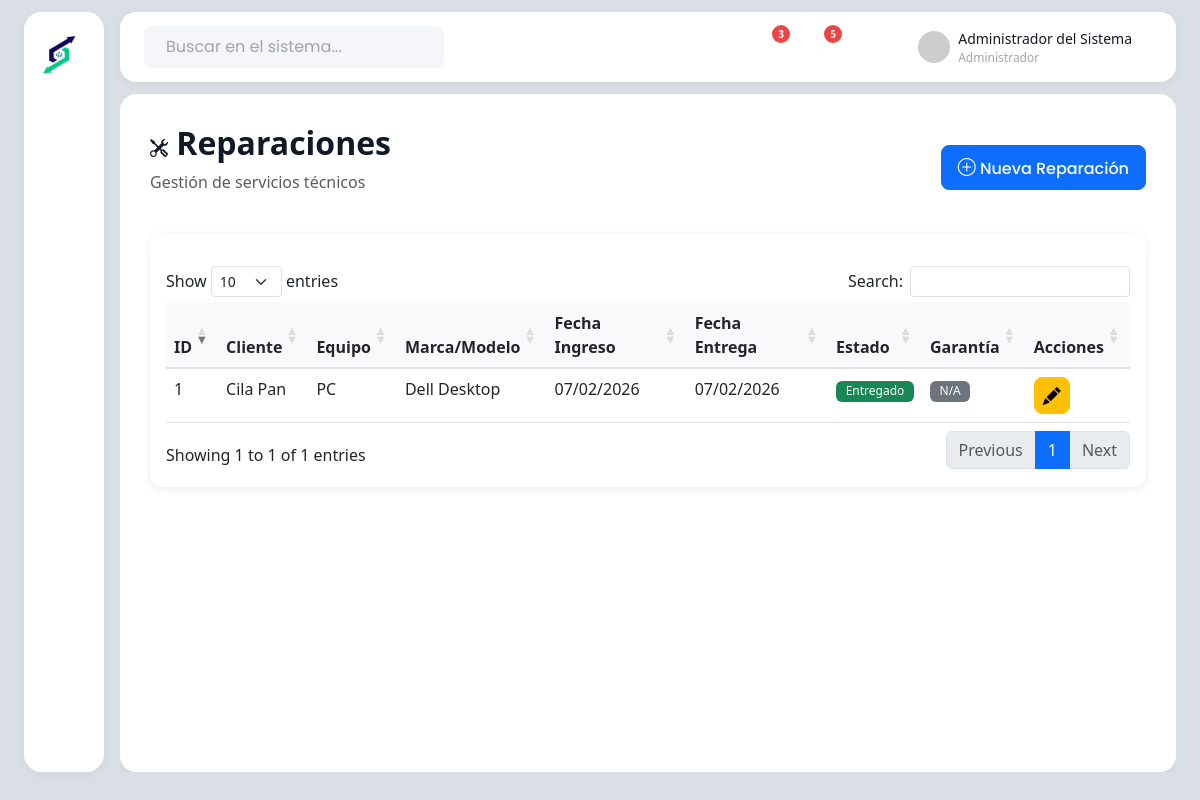
Screenshot of /views/reparaciones/index.php (signed in) with the database file from the repository.
### tables this page shows
CREATE TABLE IF NOT EXISTS `reparaciones` (
  `id` int NOT NULL AUTO_INCREMENT,
  `cliente_id` int NOT NULL,
  `tipo_equipo` enum('PC','Laptop','Otro') NOT NULL DEFAULT 'PC',
  `marca` varchar(50) DEFAULT NULL,
  `modelo` varchar(100) DEFAULT NULL,
  `falla_reportada` text NOT NULL,
  `trabajo_realizado` text,
  `archivo_presupuesto` varchar(255) DEFAULT NULL,
  `fecha_ingreso` date NOT NULL,
  `fecha_entrega` date DEFAULT NULL,
  `precio` decimal(10,2) DEFAULT NULL,
  `dias_garantia` int DEFAULT '0' COMMENT 'Días de garantía del servicio',
  `estado` enum('pendiente','en_proceso','entregado','cancelado') NOT NULL DEFAULT 'pendiente',
  `fecha_registro` timestamp NULL DEFAULT CURRENT_TIMESTAMP,
  PRIMARY KEY (`id`),
  KEY `idx_cliente` (`cliente_id`),
  KEY `idx_fecha_ingreso` (`fecha_ingreso`),
  KEY `idx_estado` (`estado`)
);

CREATE TABLE IF NOT EXISTS `clientes` (
  `id` int NOT NULL AUTO_INCREMENT,
  `tipo` enum('persona','empresa') NOT NULL DEFAULT 'persona',
  `nombre` varchar(150) NOT NULL COMMENT 'Nombre o Razón Social',
  `dni_ruc` varchar(20) DEFAULT NULL,
  `email` varchar(100) DEFAULT NULL,
  `telefono` varchar(20) DEFAULT NULL,
  `whatsapp` varchar(20) DEFAULT NULL,
  `direccion` text,
  `ubicacion_google_maps` text,
  `estado` enum('activo','inactivo') NOT NULL DEFAULT 'activo',
  `fecha_registro` timestamp NULL DEFAULT CURRENT_TIMESTAMP,
  PRIMARY KEY (`id`),
  KEY `idx_nombre` (`nombre`),
  KEY `idx_dni_ruc` (`dni_ruc`),
  KEY `idx_estado` (`estado`)
);

### includes/autoload.php (called while the page is built, shortened)
<?php
spl_autoload_register(function ($class) {
    $modelFile = ROOT_PATH . 'models/' . $class . '.php';
    if (file_exists($modelFile)) {
        return;
    }
});
require_once ROOT_PATH . 'includes/helpers.php';

### models/Reparacion.php (called while the page is built, shortened)
<?php
class Reparacion
{
    private $pdo;
    public function __construct($pdo)
    {
        $this->pdo = $pdo;
    }
    public function obtenerTodos()
    {
        $sql = "SELECT r.*, c.nombre as cliente_nombre
                FROM reparaciones r
                LEFT JOIN clientes c ON r.cliente_id = c.id
                ORDER BY r.fecha_ingreso DESC";
        $stmt = $this->pdo->query($sql);
        $reparaciones = $stmt->fetchAll();
        foreach ($reparaciones as &$rep) {
            $rep['fecha_fin_garantia'] = $this->calcularFechaFinGarantia($rep);
        }
        return $reparaciones;
    }
    private function calcularFechaFinGarantia($reparacion)
    {
        $fecha = new DateTime($reparacion['fecha_entrega']);
        $fecha->modify('+' . $reparacion['dias_garantia'] . ' days');
        return $fecha->format('Y-m-d');
    }
    private function calcularEstadoGarantia($reparacion)
    {
        $fechaFin = $this->calcularFechaFinGarantia($reparacion);
        $hoy = date('Y-m-d');
        return ($hoy <= $fechaFin) ? 'vigente' : 'vencida';
    }
}

### views/reparaciones/index.php (the view, shortened to what this page needs)
<?php
include '../layouts/header.php';
$reparacionModel = new Reparacion($pdo);
$reparaciones = $reparacionModel->obtenerTodos();
?>
<div class="row">
    <div class="col-12 mb-4">
        <div class="d-flex justify-content-between align-items-center">
            <div>
                <h2 class="fw-bold"><i class="bi bi-tools"></i> Reparaciones</h2>
                <p class="text-muted">Gestión de servicios técnicos</p>
            </div>
            <div>
                <a href="form.php" class="btn btn-primary">
                    <i class="bi bi-plus-circle"></i> Nueva Reparación
                </a>
            </div>
        </div>
    </div>
</div>
<div class="row">
    <div class="col-12">
        <div class="card">
            <div class="card-body">
                <div class="table-responsive">
                    <table class="table table-hover datatable">
                        <thead>
                            <tr>
                                <th>ID</th>
                                <th>Cliente</th>
                                <th>Equipo</th>
                                <th>Marca/Modelo</th>
                                <th>Fecha Ingreso</th>
                                <th>Fecha Entrega</th>
                                <th>Estado</th>
                                <th>Garantía</th>
                                <th>Acciones</th>
                            </tr>
                        </thead>
                        <tbody>
                            <?php foreach ($reparaciones as $rep): ?>
                                <tr>
                                    <td><?php echo $rep['id']; ?></td>
                                    <td><?php echo $rep['cliente_nombre']; ?></td>
                                    <td><?php echo $rep['tipo_equipo']; ?></td>
                                    <td><?php echo ($rep['marca'] ?? '') . ' ' . ($rep['modelo'] ?? ''); ?></td>
                                    <td><?php echo formatearFecha($rep['fecha_ingreso']); ?></td>
                                    <td><?php echo formatearFecha($rep['fecha_entrega']); ?></td>
                                    <td>
                                        <?php
                                        $badges = [
                                            'pendiente' => 'warning',
                                            'en_proceso' => 'info',
                                            'entregado' => 'success',
                                            'cancelado' => 'danger'
                                        ];
                                        $color = $badges[$rep['estado']] ?? 'secondary';
                                        echo '<span class="badge bg-' . $color . '">' . ucfirst(str_replace('_', ' ', $rep['estado'])) . '</span>';
                                        ?>
                                    </td>
                                    <td><?php echo getBadgeGarantia($rep['estado_garantia']); ?></td>
                                    <td>
                                        <a href="form.php?id=<?php echo $rep['id']; ?>"
                                            class="btn btn-sm btn-warning" title="Editar">
                                            <i class="bi bi-pencil-fill"></i>
                                        </a>
                                    </td>
                                </tr>
                            <?php endforeach; ?>
                        </tbody>
                    </table>
                </div>
            </div>
        </div>
    </div>
</div>
<?php include '../layouts/footer.php'; ?>

### includes/helpers.php (shortened to what this page needs)
<?php
function formatearFecha($fecha)
{
    $timestamp = strtotime($fecha);
    return date('d/m/Y', $timestamp);
}
function getBadgeGarantia($estado)
{
    $badges = [
        'vigente' => '<span class="badge bg-success">Vigente</span>',
        'vencida' => '<span class="badge bg-danger">Vencida</span>',
        'sin_entrega' => '<span class="badge bg-secondary">Sin entregar</span>',
    ];
    return $badges[$estado] ?? '<span class="badge bg-secondary">N/A</span>';
}

### assets/css/modern-ui.css (style rules this page uses)
:root { --color-bg: #f4f6fa; --color-primary: #121926; --color-muted: #9fa4af; --color-hover: #e8ecf4; --color-danger: #ef4444; --color-success: #10b981; --color-warning: #f59e0b; --color-info: #3b82f6; --font-main: "Poppins", sans-serif; }
* { box-sizing: border-box; }
body { background: #dadee5; color: #5d6674; font-family: var(--font-main); min-height: 100vh; margin: 0; padding: 0; }
.bi { font-size: 18px; }
.main-content .card { border: none; box-shadow: 0 2px 8px rgba(0, 0, 0, 0.08); border-radius: 12px; }
.main-content .btn { font-family: var(--font-main); border-radius: 8px; font-weight: 500; }
.main-content h1, .main-content h2, .main-content h3, .main-content h4, .main-content h5, .main-content h6 { color: var(--color-primary); font-weight: 600; }

### assets/css/style.css (style rules this page uses)
:root { --primary-color: #0d6efd; --secondary-color: #6c757d; --success-color: #198754; --danger-color: #dc3545; --warning-color: #ffc107; --info-color: #0dcaf0; }
body { font-family: "Segoe UI", Tahoma, Geneva, Verdana, sans-serif; min-height: 100vh; display: flex; flex-direction: column; }
.card { border: none; border-radius: 10px; transition: transform 0.2s, box-shadow 0.2s; }
.btn { border-radius: 6px; padding: 0.5rem 1rem; font-weight: 500; }
.btn-sm { padding: 0.25rem 0.5rem; }
.badge { padding: 0.4em 0.8em; font-weight: 500; }
table.dataTable thead th { background-color: #f8f9fa; font-weight: 600; border-bottom: 2px solid #dee2e6; }

### rows the page displays
reparaciones: id "1", cliente.nombre "Cila Pan", tipo_equipo "PC", marca "Dell", modelo "Desktop", fecha_ingreso "07/02/2026", fecha_entrega "07/02/2026", estado "Entregado"

### other values shown
$usuario['nombre'] "Administrador del Sistema"
$usuario['rol'] "Administrador"
